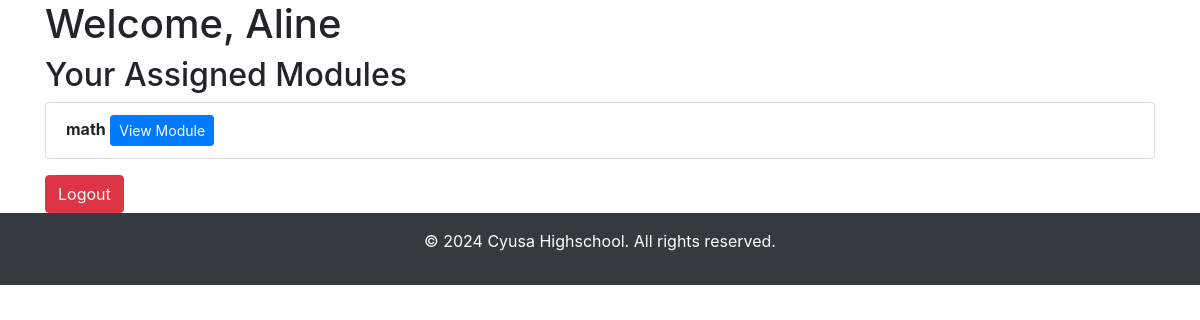
Before: /student_dashboard (signed in) with the older database file.
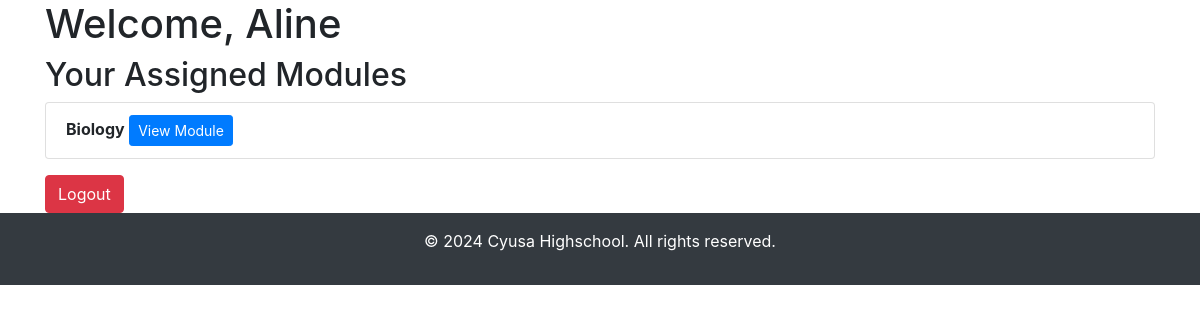
After: the same page with the newer database file.
### app.py (models this page shows)
class Module(db.Model):
    id = db.Column(db.Integer, primary_key=True)
    title = db.Column(db.String(100), nullable=False)
    terms_conditions = db.Column(db.Text, nullable=False)
    quizzes = db.relationship('Quiz', backref='module', lazy=True, cascade="all, delete-orphan")

### app.py (the view)
@app.route('/student_dashboard')
@login_required
def student_dashboard_view():
    if current_user.role != 'student':
        return redirect(url_for('teacher_dashboard'))
    assigned_modules = current_user.modules
    return render_template('student_dashboard.html', modules=assigned_modules)

### app.py (called while the page is built)
@login_manager.user_loader
def load_user(user_id):
    return User.query.get(int(user_id))

### templates/student_dashboard.html (shortened to what this page needs)
<!DOCTYPE html>
<html lang="en">
<head>
    <link rel="stylesheet" href="https://stackpath.bootstrapcdn.com/bootstrap/4.5.2/css/bootstrap.min.css">
</head>
<body>
    <div class="container">
        <h1>Welcome, {{ current_user.username }}</h1>
        <h2>Your Assigned Modules</h2>
        <ul class="list-group">
            {% if modules %}
                {% for module in modules %}
                    <li class="list-group-item">
                        <strong>{{ module.title }}</strong>
                        <a href="{{ url_for('view_module', module_id=module.id) }}" class="btn btn-primary btn-sm">View Module</a>
                    </li>
                {% endfor %}
            {% else %}
                <li class="list-group-item">No modules assigned.</li>
            {% endif %}
        </ul>
        <a href="/logout" class="btn btn-danger mt-3">Logout</a>
    </div>
    <footer class="bg-dark text-white text-center py-3">
        <p>© 2024 Cyusa Highschool. All rights reserved.</p>
    </footer>
</body>
</html>

Changed rows visible on the page:
removed Module: title "math"
added Module: title "Biology"
